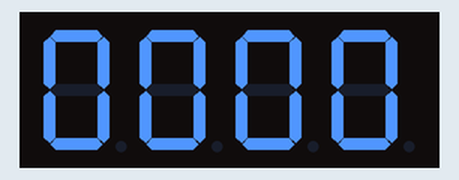
This sketch was run on a simulated Arduino Mega 2560, built with avr-gcc and run on an emulated ATmega2560. On the bench: 4-digit seven-segment display. Wiring (from diagram.json): 4-digit 7-segment display, segments lit when HIGH: segments pin 22, pin 23, pin 24, pin 25, pin 26, pin 27, pin 28, pin 29; digit selects pin 53, pin 52, pin 51, pin 50. The segment pins are drawn as the display they are named for.

Above: at 0.1 s.
At 4.5 s:
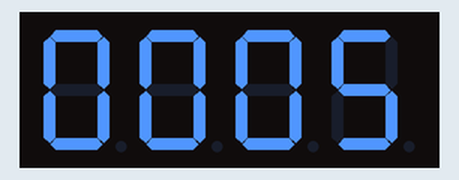
At 8.9 s:
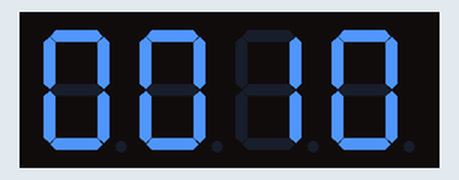
At 18.5 s:
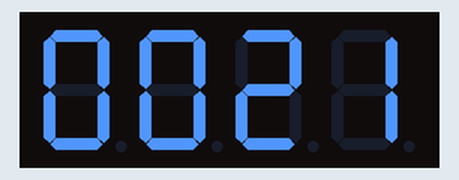
At 28.2 s:
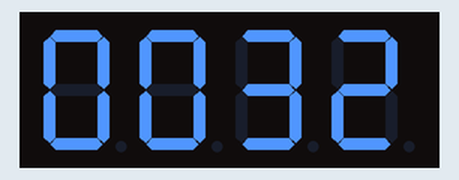
At 38.7 s:
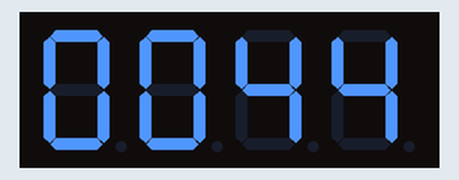

The sketch:

sketch.ino
```cpp
void setup() {
  volatile char *ddr_a = (char*)0x21; // DDRA for segments
  volatile char *ddr_b = (char*)0x24; // DDRB for digit select
  *ddr_a = 0xFF;  // PORTA as output
  *ddr_b = 0x0F;  // Only lower 4 bits of PORTB as output
}

void loop() {
  char num[] = {0x3F, 0x06, 0x5B, 0x4F, 0x66, 0x6D, 0x7D, 0x07, 0x7F, 0x6F};

  volatile char *port_a = (char*)0x22; // PORTA
  volatile char *port_b = (char*)0x25; // PORTB

  for (volatile char i = 0; i < 10; i++) {
    for (volatile char j = 0; j < 10; j++) {
      for (volatile char k = 0; k < 10; k++) {
        for (volatile char l = 0; l < 10; l++) {
          for (volatile long repeat = 0; repeat < 100; repeat++) {

            // Thousands
            *port_b = 0b1110;  // PB0 LOW
            *port_a = num[i];
            delay_();
            *port_a = 0x00;
            *port_b = 0x0F;

            // Hundreds
            *port_b = 0b1101;  // PB1 LOW
            *port_a = num[j];
            delay_();
            *port_a = 0x00;
            *port_b = 0x0F;

            // Tens
            *port_b = 0b1011;  // PB2 LOW
            *port_a = num[k];
            delay_();
            *port_a = 0x00;
            *port_b = 0x0F;

            // Ones
            *port_b = 0b0111;  // PB3 LOW
            *port_a = num[l];
            delay_();
            *port_a = 0x00;
            *port_b = 0x0F;
          }
        }
      }
    }
  }
}

void delay_(void) {
  for (volatile long i = 0; i < 1000; i++);  // Delay
}
```

Measured:
- what the display in image 0 shows lasts 0.9 s, from 0.0 s to 0.9 s
